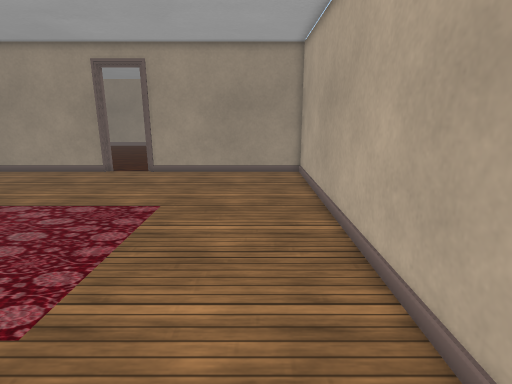
view 1 (above)

15 first-person views from a walk through a Unity game level. The camera is 1.3 m above the floor, tilts 14° down and sees 80° across. Doors are open. The floor is counted in squares, 0.35 m on a side. Each view is taken from the middle of a square. On the plan, view 1 faces up. The plan holds only what a view shows up to about 20 squares ahead; the rest is blank. The place goes on beyond the plan. The player is left out. Some surface patterns are stand-ins.

view 2
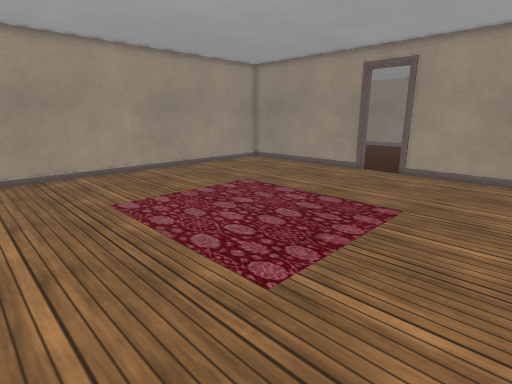

view 3
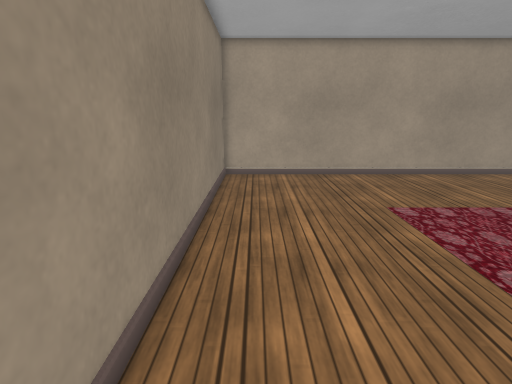

view 4
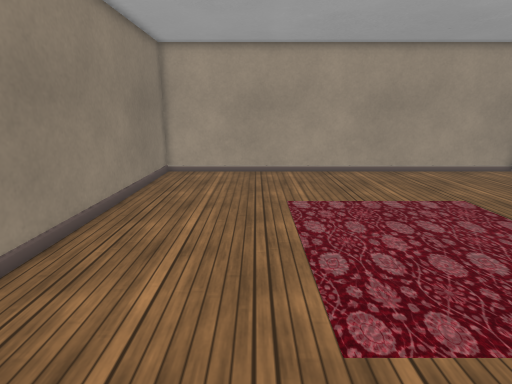

view 5
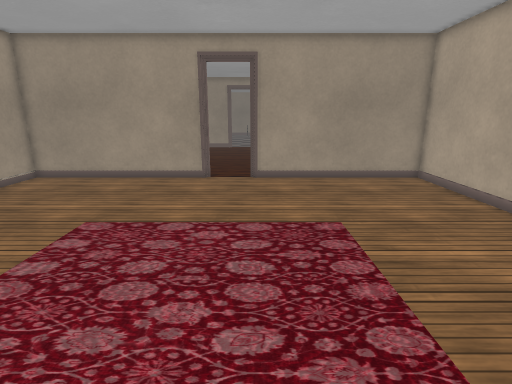

view 6
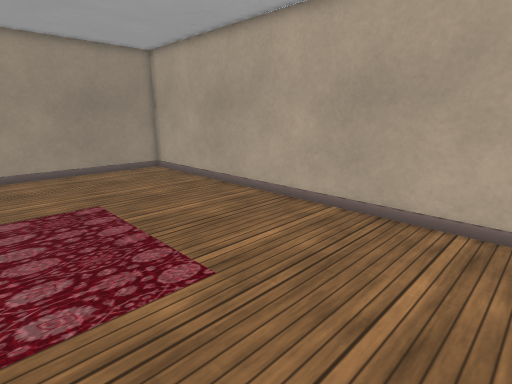

view 7
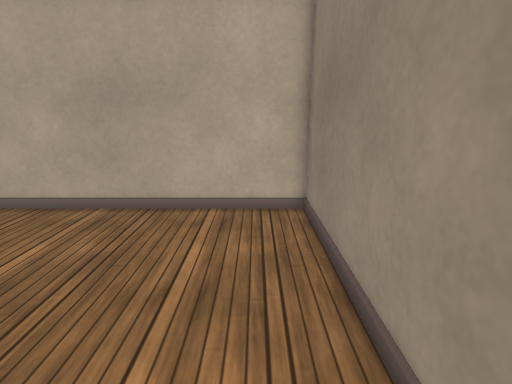

view 8
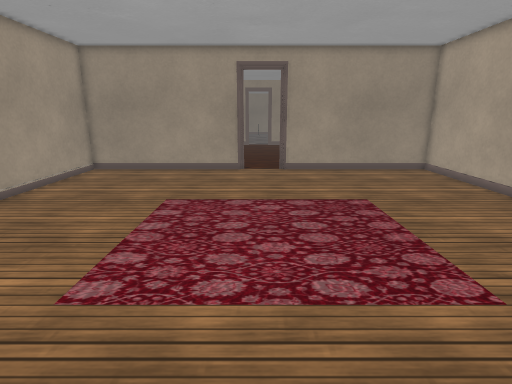

view 9
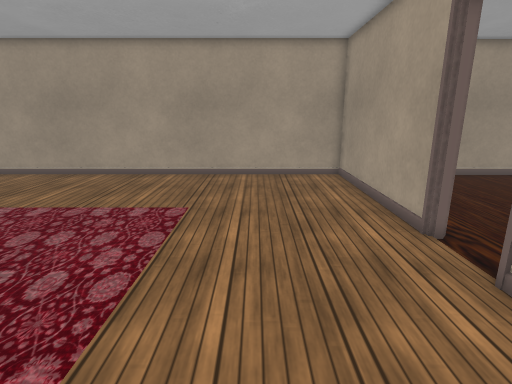

view 10
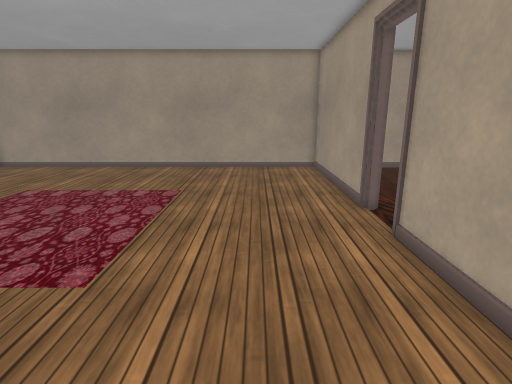

view 11
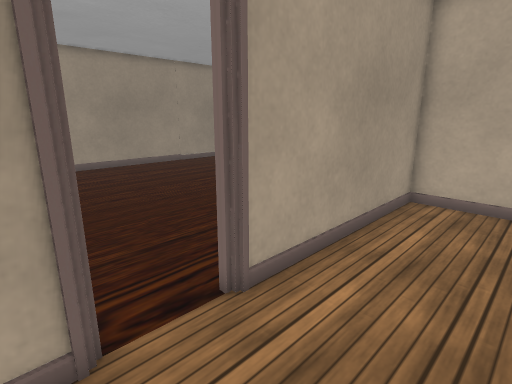

view 12
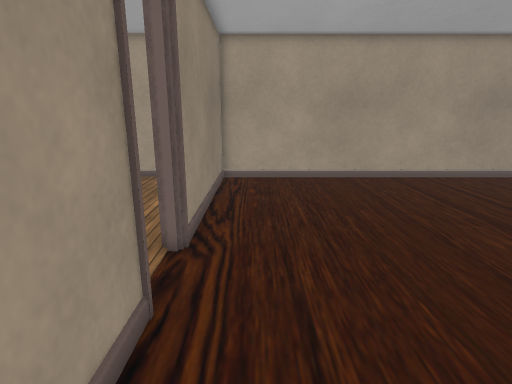

view 13
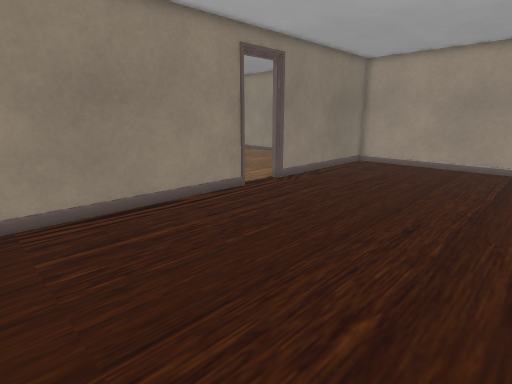

view 14
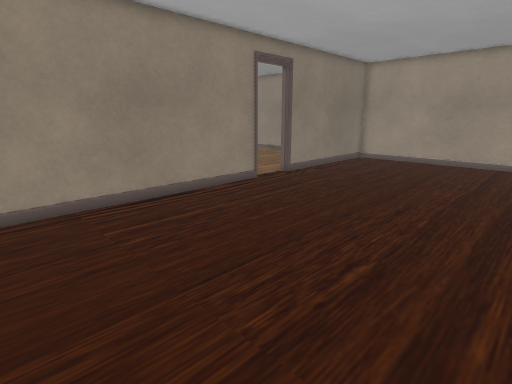

view 15
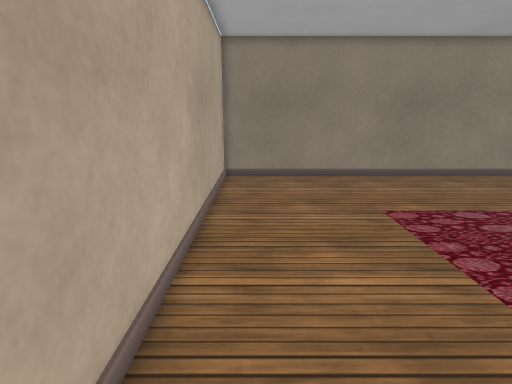

### Floor plan
Points are (right, up) in squares from view 1. A wall is a line through its corners. A room is listed if a view was taken in it or the views show most of it. See-through windows are left out.
Room 1 (views 1, 2, 3, 4, 5, 6, 7, 8, 9, 10, 11, 15)
walls: (-10, 20.4) (-10.2, 20.2); (-10, 20.4) (-20.5, 20.4) (-20.5, -3) (3, -3) (3, 20.4) (-7.2, 20.4) (-7.3, 20.5)
ways out: open door at (-8.5, 20.5) to room 2
Room 2 (views 12, 13, 14)
walls: (-7.3, 21) (5.2, 21); (-10.2, 21.2) (-10, 21); (-20.5, 34.5) (-20.5, 21) (-10, 21)
ways out: open door at (-8.5, 20.5) to room 1

Where each view was taken, in squares from view 1:
view 1: 0 up, 0 right, facing up
view 2: 0 up, 0 right, facing up-left
view 3: 1 down, 1 left, facing left
view 4: 3 up, 0 right, facing left
view 5: 2 up, 7 left, facing up
view 6: 1 down, 8 left, facing up-right
view 7: 1 down, 9 left, facing right
view 8: 1 down, 9 left, facing up
view 9: 15 up, 1 left, facing left
view 10: 16 up, 2 right, facing left
view 11: 16 up, 11 left, facing up-right
view 12: 23 up, 2 left, facing left
view 13: 33 up, 4 right, facing down-left
view 14: 34 up, 6 right, facing down-left
view 15: 16 up, 1 right, facing down
